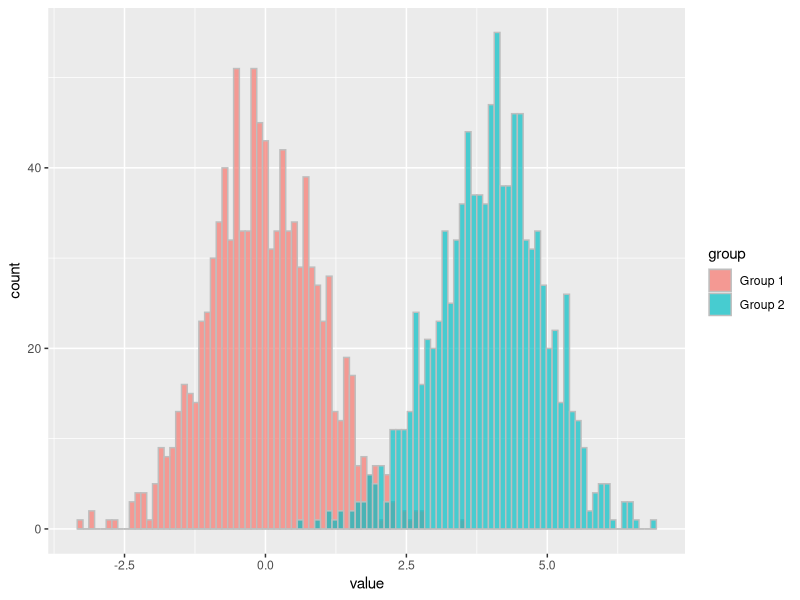
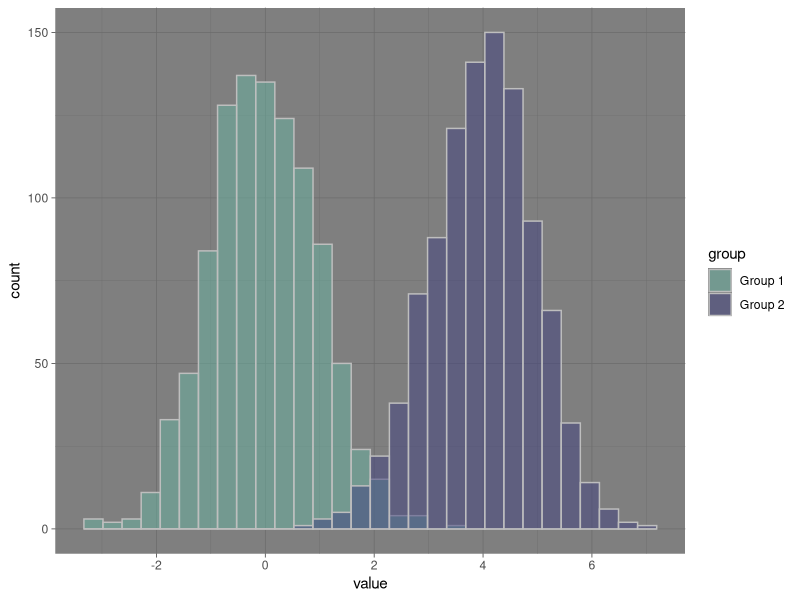
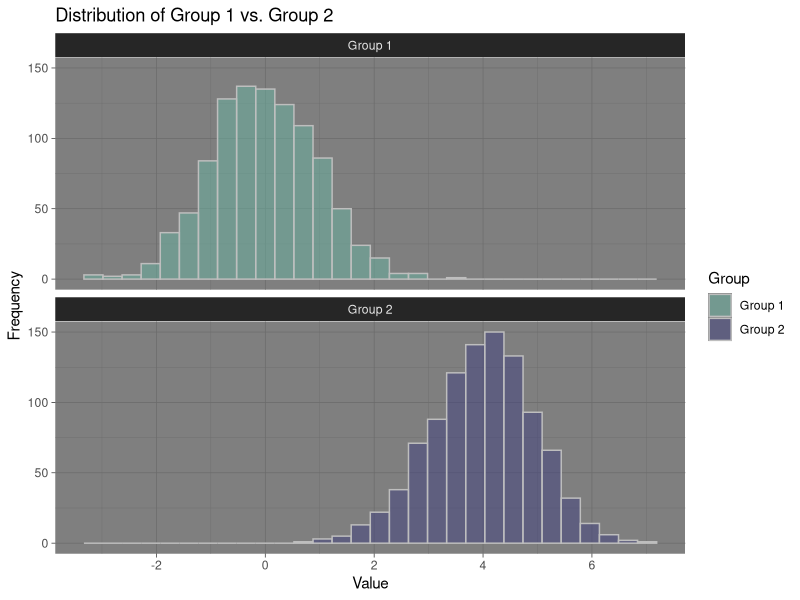
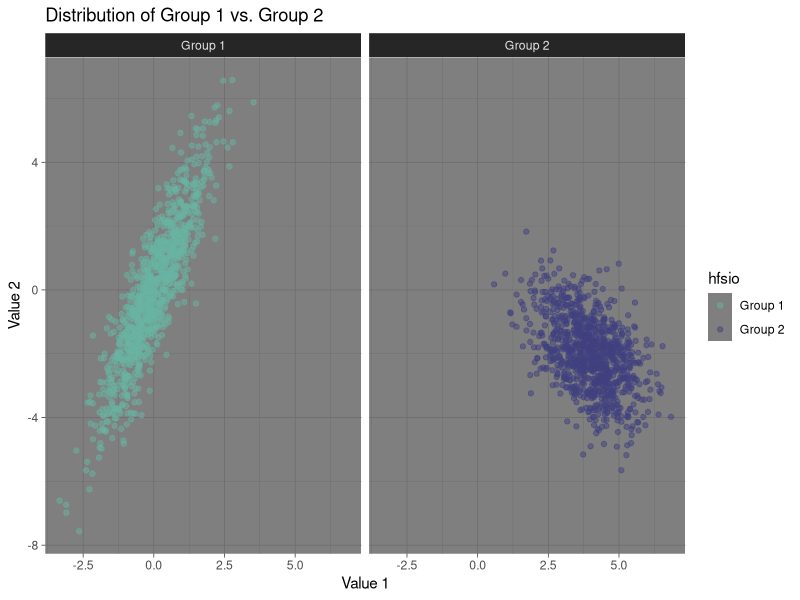

These figures' R source, in order:
# Exercise 1

x <- 10
(((x + 2) * 3) - 6) / 3

# Exercise 2

o1 <- 10
o2 <- o1 + 2
o3 <- o2 * 3
o4 <- o3 - 6
o5 <- o4 / 3

o5*3 == o4
o4 + 6 == o3
o3 / 3 == o2
o2 - 2 == o1

# Exercise 3

x <- 1:5
(((x + 2) * 3) - 6) / 3

# Exercise 4 

n_obs <- 5
dat <- data.frame(v1 = rnorm(n_obs, mean=1),
                  v2 = rnorm(n_obs, mean=2),
                  v3 = rnorm(n_obs, mean=3),
                  v4 = rnorm(n_obs, mean=4),
                  v5 = rnorm(n_obs, mean=5))

c(mean(dat[,1]), mean(dat[,2]), mean(dat[,3]), mean(dat[,4]), mean(dat[,5]))
sapply(dat, mean)
?sapply()
colMeans(dat)


# Exercise 5

sequence <- 1:5
output <- vector('numeric', length(sequence))

for (i in sequence){ 
  
  output[i] <- mean(dat[,i])
  
}

output


# Exercise 6

# install.packages("ggplot2")
library(ggplot2)


# visualization -----------------------------------------------------------

# Build dataset with 2 groups and different distributions
group_n <- 1000 # number of observations per group
group <- c( rep("Group 1", group_n), rep("Group 2", group_n) ) # create grouping variable
value <-  c( rnorm(group_n, mean = 0), rnorm(group_n, mean=4)) # generate random values for both groups
data <- data.frame(group, value) # store variables in a data frame

# Represent it
ggplot(data, mapping = aes(x=value, fill = group) ) + 
  geom_histogram(bins = 100, position = "identity", alpha = .7, color = "gray")

ggplot(data, mapping = aes(x=value, fill = group)) + # data that should be plotted
  geom_histogram(position = "identity", alpha = .5, color = "gray") + # histogram & settings
  scale_fill_manual(values=c("#69b3a2", "#404080")) + #fill color of histogram bars
  theme_dark() # plot theme


# Exercise 7

ggplot(data, mapping = aes(x=value, fill = group)) + # data that should be plotted
  geom_histogram(position = "identity", alpha = .5, color = "gray") + # histogram & settings
  scale_fill_manual(values=c("#69b3a2", "#404080")) + # fill color of histogram bars
  theme_dark() + # plot theme
  labs(title = "Distribution of Group 1 vs. Group 2",
       x = "Value", 
       y = "Frequency",
       fill = "Group") + 
  facet_wrap(~group, nrow = 2)


#Exercise 8

data$value_2 <- c( data[1:1000, "value"]*2 + rnorm(group_n, mean = 0) ,  
                   data[1001:2000, "value"]*-.5 + rnorm(group_n, mean = 0))

ggplot(data, mapping = aes(x=value, y = value_2, color = group)) + # data that should be plotted
  geom_point(alpha = .5) + # histogram & settings
  scale_color_manual(values=c("#69b3a2", "#404080")) + # fill color of histogram bars
  labs(title = "Distribution of Group 1 vs. Group 2",
       x = "Value 1", 
       y = "Value 2",
       color = "hfsio") + 
  theme_dark() + # plot theme
  facet_wrap(~group)